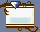

The image is a tile-based game level rendered from a .tmx file. Its description and complete source (layers, tilesets, objects, tile grids) follow:
An orthogonal 5x4 tile map with 8x8 px tiles, 1 tile layer (Tile Layer 1).

<map version="1.5" tiledversion="1.7.2" orientation="orthogonal" renderorder="right-down" width="5" height="4" tilewidth="8" tileheight="8" infinite="0" nextlayerid="2" nextobjectid="1">
 <tileset firstgid="1" name="MenuTiles" tilewidth="8" tileheight="8" tilecount="128" columns="32">
  <image source="MenuTiles.png" width="256" height="32" />
 </tileset>
 <layer id="1" name="Tile Layer 1" width="5" height="4">
  <data encoding="csv">
17,18,19,20,6,
24,25,15,15,82,
12,100,101,102,82,
27,28,30,31,32
</data>
 </layer>
</map>
